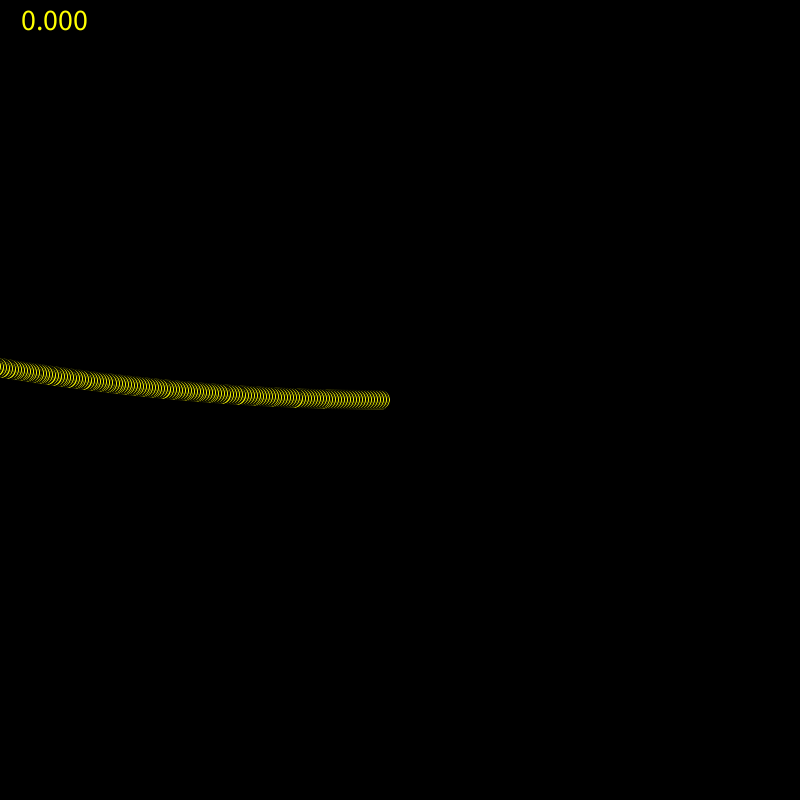
Frame 1 (no input)
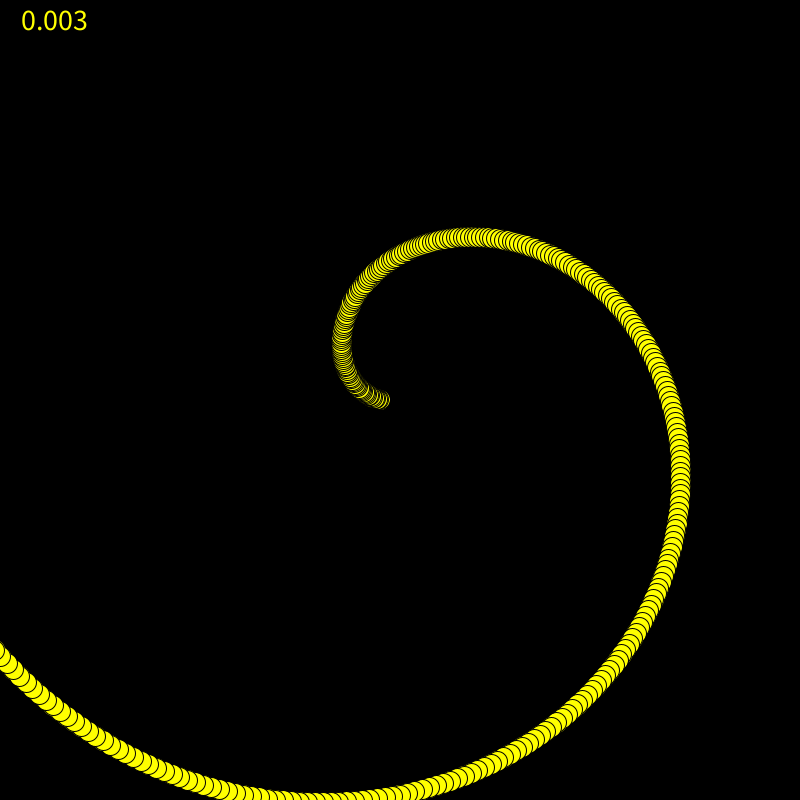
Frame 60 (the mouse pressed at the canvas centre just before this capture)
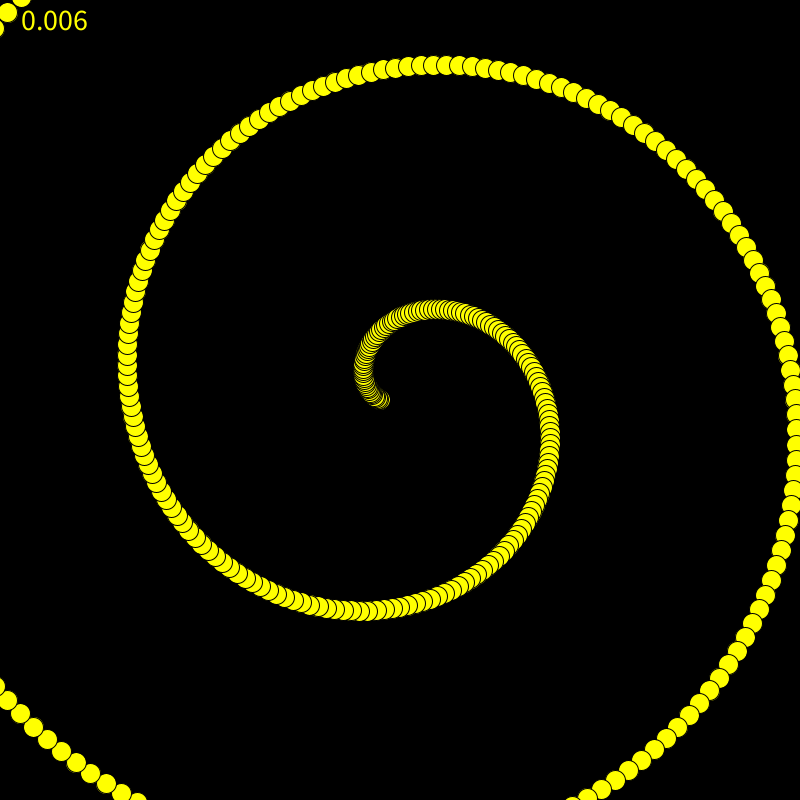
Frame 120 (the mouse held since frame 60 and released just before this capture)

The Processing sketch that drew these frames (run headless with seeded random() and noise(); from frame 60 on, the mouse is pressed at the canvas centre):

// Processing sketch: GoldenRatio
// ── GoldenRatio.pde
/*
*  Jonathan Middleton
*  
*  Inspired by this video from Numberphile: https://youtu.be/sj8Sg8qnjOg
*  
*  Demonstrates (approximately) the "irrationality" of irrational numbers.
*  Floating point numbers close to ratios (0.333... for 1/3) will draw dots as 
*    recognizable spokes. Approximations of irrational numbers will draw
*    more a more uniform distribution of dots.
*/

final int DOTSIZE = 20;
final float GRATIO = 1.61803398875; //Approx. golden ratio
final float INCREMENT = 0.00005;

float radius;
float angle;
float xPos;
float yPos;
float i;

boolean paused;

void setup()
{
  size(800, 800);
  background(0);
  textSize(30);
  reset();
  i = INCREMENT;
  paused = false;
}

void draw()
{
  translate(width/2, height/2);

  //drawPattern(PI);      // Although PI is irrational, it is very close to 
                          //   rational approximations (such as 22/7)
                          
  //drawPattern(GRATIO);  // The golden ratio produces a more uniform spread
                          //   showing that it is "more irrational" than PI

  //i = (float)mouseY * (1/(float)width);
  

  drawPattern(i);
  //fill(255);
  translate(-width/2, -height/2);
  text(i, 15, 30);
  
  if(!paused){
    i = i + INCREMENT;
    if (i >= 1) i = INCREMENT;
    delay(30);
  }
}

void reset()
{
  radius = 20;
  angle = PI;
  xPos = 0;
  yPos = 0;
}

// Places successive dots on arcs of increasing radius.
// @param angleDiff is the how far it "turns" before placing
//   the next dot.
void drawPattern(float angleDiff)
{
  background(0);
  if(angleDiff > 0){
    while(xPos <= height/1.3){
      xPos = radius * cos(angle);
      yPos = radius * sin(angle);
    
      //colorMode(HSB);             // Trippy
      //fill(radius%255, 255, 255); // 
      
      //fill(random(255),random(255),random(256)); //disco ball
      fill(255,255,0); // less exciting than disco
      ellipse(xPos, yPos, DOTSIZE, DOTSIZE);
      updatePoint(angleDiff);
    }
  }
  reset();
}

// Updates angle and radius.
// @param newAngle is the float multiplier of 2PI to
//   get the new angle in radians.
void updatePoint(float newAngle)
{
  radius += 1.5;
  angle += newAngle * 2 *  PI;
}


void keyPressed()
{
  if(key == ' ')
  paused = !paused;
  if(keyCode == RIGHT)
    i += 0.001;
  if(keyCode == LEFT)
  {
    i -= 0.001;
    if(i<0) i += 1.0;
  }
  if(keyCode == UP)
    i += 0.01;
  if(keyCode == DOWN)
  {
    i -= 0.01;
    if (i<0) i += 1.0;
  }
}
